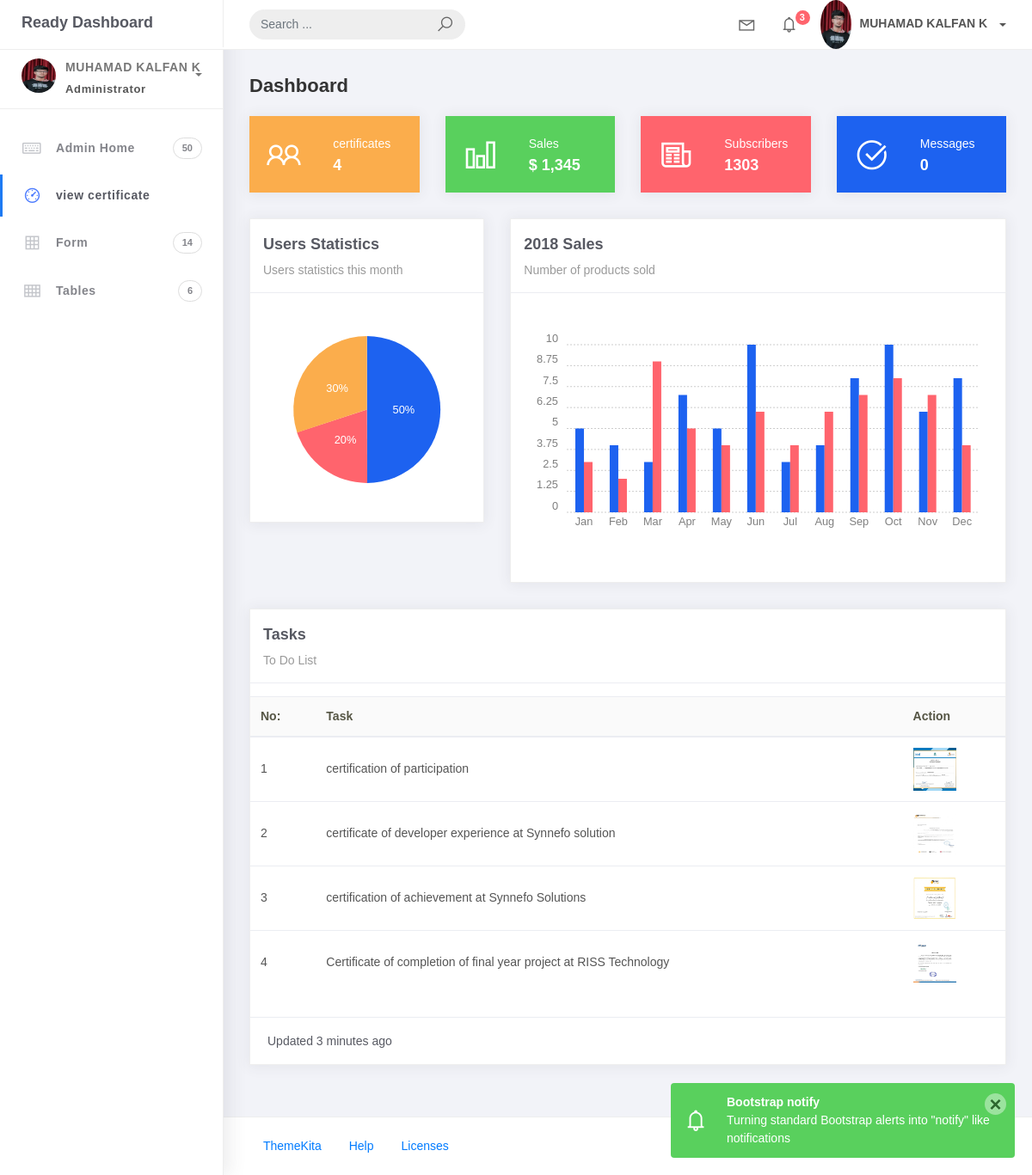
The app's page /Useradmin with its own data.
### AdminApp/models.py (models this page shows, shortened)
class Profiledata(models.Model):
    image=models.ImageField(upload_to='image')
    Name=models.CharField(max_length=20)
    Email=models.EmailField()

class Momentodata(models.Model):
    Certificatename=models.CharField(max_length=25)
    Position=models.CharField(max_length=30)
    image=models.ImageField(upload_to='image')
    Date=models.DateField()
    description=models.TextField(max_length=150)

### AdminApp/views.py (the view)
# urls.py: path('Useradmin',views.Useradmin,name="Useradmin"),
def Useradmin(request):
    Certificate=Momentodata.objects.all().count()
    data1 = customerdata.objects.all().count()
    data=Momentodata.objects.all()
    data2=Profiledata.objects.all()
    latest_profile = Profiledata.objects.last()
    return render(request, 'index.html',{'data':data,'Certificate':Certificate,"data1":data1,'latest_profile':latest_profile,'data2':data2})

### AdminApp/templates/index.html (shortened to what this page needs)
{% load static %}
<!DOCTYPE html>
<html>
<head>
	<link rel="stylesheet" href="{% static 'assets/css/bootstrap.min.css' %}">
	<link rel="stylesheet" href="{% static 'assets/css/ready.css' %}">
	<link rel="stylesheet" href="{% static 'assets/css/demo.css' %}">
</head>
<body>
	<div class="wrapper">
		<div class="main-header">
			<div class="logo-header">
				<a href="index.html" class="logo">
					Ready Dashboard
				</a>
			</div>
			<nav class="navbar navbar-header navbar-expand-lg">
				<div class="container-fluid">
					<form class="navbar-left navbar-form nav-search mr-md-3" action="">
						<div class="input-group">
							<input type="text" placeholder="Search ..." class="form-control">
							<div class="input-group-append">
								<span class="input-group-text">
									<i class="la la-search search-icon"></i>
								</span>
							</div>
						</div>
					</form>
					<ul class="navbar-nav topbar-nav ml-md-auto align-items-center">
						<li class="nav-item dropdown hidden-caret">
							<a class="nav-link dropdown-toggle" href="#" id="navbarDropdown" role="button" data-toggle="dropdown" aria-haspopup="true" aria-expanded="false">
								<i class="la la-envelope"></i>
							</a>
						</li>
						<li class="nav-item dropdown hidden-caret">
							<a class="nav-link dropdown-toggle" href="#" id="navbarDropdown" role="button" data-toggle="dropdown" aria-haspopup="true" aria-expanded="false">
								<i class="la la-bell"></i>
								<span class="notification">3</span>
							</a>
						</li>
						<li class="nav-item dropdown">
							{% with latest=data2.last %}
							<a class="dropdown-toggle profile-pic" data-toggle="dropdown" href="#" aria-expanded="false"> <img src="{{ latest.image.url }}" alt="user-img" width="36" class="img-circle"><span >{{ latest.Name }}</span></span> </a>
							</li>
							{% endwith %}
						</ul>
					</div>
				</nav>
		</div>
			<div class="sidebar">
				<div class="scrollbar-inner sidebar-wrapper">
					{% with latest=data2.last %}
					<div class="user">
						<div class="photo">
							<img src="{{ latest.image.url }}">
						</div>
						<div class="info">
							<a class="" data-toggle="collapse" href="#collapseExample" aria-expanded="true">
								<span>
									{{ latest.Name }}
									<span class="user-level">Administrator</span>
									<span class="caret"></span>
								</span>
							</a>
						</div>
					</div>
					{% endwith %}
					<ul class="nav">
						<li class="nav-item">
							<a href="{% url 'Useradmin' %}">
								<i class="la la-keyboard-o"></i>
								<p>Admin Home</p>
								<span class="badge badge-count">50</span>
							</a>
						</li>
						<li class="nav-item active">
							<a href="{% url 'Viewachievements' %}">
								<i class="la la-dashboard"></i>
								<p>view certificate</p>
							</a>
						</li>
						<li class="nav-item">
							<a href="{% url 'addmemento' %}">
								<i class="la la-table"></i>
								<p>Form</p>
								<span class="badge badge-count">14</span>
							</a>
						</li>
						<li class="nav-item">
							<a href="{% url 'viewcustomer' %}">
								<i class="la la-th"></i>
								<p>Tables</p>
								<span class="badge badge-count">6</span>
							</a>
						</li>
					</ul>
				</div>
			</div>
		{% block data %}
			<div class="main-panel">
				<div class="content">
					<div class="container-fluid">
						<h4 class="page-title">Dashboard</h4>
						<div class="row">
							<div class="col-md-3">
								<div class="card card-stats card-warning">
									<div class="card-body ">
										<div class="row">
											<div class="col-5">
												<div class="icon-big text-center">
													<i class="la la-users"></i>
												</div>
											</div>
											<div class="col-7 d-flex align-items-center">
												<div class="numbers">
													<p class="card-category">certificates</p>
													<h4 class="card-title">{{Certificate}}</h4>
												</div>
											</div>
										</div>
									</div>
								</div>
							</div>
							<div class="col-md-3">
								<div class="card card-stats card-success">
									<div class="card-body ">
										<div class="row">
											<div class="col-5">
												<div class="icon-big text-center">
													<i class="la la-bar-chart"></i>
												</div>
											</div>
											<div class="col-7 d-flex align-items-center">
												<div class="numbers">
													<p class="card-category">Sales</p>
													<h4 class="card-title">$ 1,345</h4>
												</div>
											</div>
										</div>
									</div>
								</div>
							</div>
							<div class="col-md-3">
								<div class="card card-stats card-danger">
									<div class="card-body">
										<div class="row">
											<div class="col-5">
												<div class="icon-big text-center">
													<i class="la la-newspaper-o"></i>
												</div>
											</div>
											<div class="col-7 d-flex align-items-center">
												<div class="numbers">
													<p class="card-category">Subscribers</p>
													<h4 class="card-title">1303</h4>
												</div>
											</div>
										</div>
									</div>
								</div>
							</div>
							<div class="col-md-3">
								<div class="card card-stats card-primary">
									<div class="card-body ">
										<div class="row">
											<div class="col-5">
												<div class="icon-big text-center">
													<i class="la la-check-circle"></i>
												</div>
											</div>
											<div class="col-7 d-flex align-items-center">
												<div class="numbers">
													<p class="card-category">Messages</p>
													<h4 class="card-title">{{data1}}</h4>
												</div>
											</div>
										</div>
									</div>
								</div>
							</div>
						</div>
						<div class="row">
							<div class="col-md-4">
								<div class="card">
									<div class="card-header">
										<h4 class="card-title">Users Statistics</h4>
										<p class="card-category">
										Users statistics this month</p>
									</div>
									<div class="card-body">
										<div id="monthlyChart" class="chart chart-pie"></div>
									</div>
								</div>
							</div>
							<div class="col-md-8">
								<div class="card">
									<div class="card-header">
										<h4 class="card-title">2018 Sales</h4>
										<p class="card-category">
										Number of products sold</p>
									</div>
									<div class="card-body">
										<div id="salesChart" class="chart"></div>
									</div>
								</div>
							</div>
							<div class="col-md-12">
								<div class="card card-tasks">
									<div class="card-header ">
										<h4 class="card-title">Tasks</h4>
										<p class="card-category">To Do List</p>
									</div>
									<div class="card-body ">
										<div class="table-full-width">
											<table class="table">
												<thead>
													<tr>
														<th>No:</th>
														<th>Task</th>
														<th>Action</th>
													</tr>
												</thead>
												<tbody>
													{% for i in data %}
													<tr>
														<td>{{forloop.counter}}</td>
														<td>{{i.Certificatename}}</td>
														<td><img src="{{i.image.url}}"  alt="" style="width: 50px; height: 50px;" srcset=""></td>
													</tr>
													{% endfor %}
												</tbody>
											</table>
										</div>
									</div>
									<div class="card-footer ">
										<div class="stats">
											 Updated 3 minutes ago
										</div>
									</div>
								</div>
							</div>
						</div>
					</div>
				</div>
				<footer class="footer">
					<div class="container-fluid">
						<nav class="pull-left">
							<ul class="nav">
								<li class="nav-item">
									<a class="nav-link" href="http://www.themekita.com">
										ThemeKita
									</a>
								</li>
								<li class="nav-item">
									<a class="nav-link" href="#">
										Help
									</a>
								</li>
								<li class="nav-item">
									<a class="nav-link" href="https://themewagon.com/license/#free-item">
										Licenses
									</a>
								</li>
							</ul>
						</nav>
						<div class="copyright ml-auto">
							2018, made with  by <a href="http://www.themekita.com">ThemeKita</a>
						</div>
					</div>
				</footer>
			</div>
			{% endblock %}
		</div>
</body>
</html>

### records on screen
Profiledata: image (picture), Name "MUHAMAD KALFAN K"
Momentodata: Certificatename "certification of participation", image (picture)
Momentodata: Certificatename "certificate of developer experience at Synnefo solution", image (picture)
Momentodata: Certificatename "certification of achievement at Synnefo Solutions", image (picture)
Momentodata: Certificatename "Certificate of completion of final year project at RISS Technology", image (picture)

### other values on screen
{{ Certificate }} "4"
{{ data1 }} "0"
